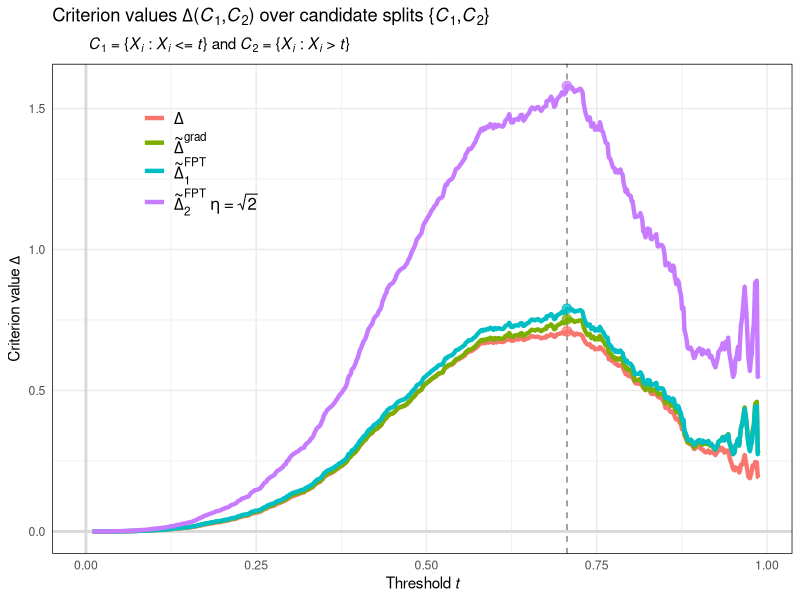

Here is the R script that generated this plot:
####################################################################################################
# example-criteria-comparison.R
# Toy model to form a visual comparison of the target \Delta splitting criterion, the
# approximate \widetilde\Delta criterion specified by GRF-grad, and the approximate
# \tilde\Delta criteria specified by GRF-FPT under "step size" \eta = 1 and \eta = \sqrt{2}.
#
# Data-generating model (VCM):
#   Y_i = W_i^\top \theta^*(X_i) + \espilon_i
# where
#   * covariates X_i ~ Unif[0,1] (1-dimensional uniform),
#   * regressors W_i ~ N_2(0, I) (2-dimension Gaussian),
#   * noise \epsilon_i ~ N(0, 1),
#   * VCM effect functions \theta^*(x) = (\theta_1^*(x), \theta_2^*(x)) where
#       \theta_1^*(x) := \sin(2 \pi x),
#       \theta_2^*(x) := x.
#
####################################################################################################
library(ggplot2)
library(tidyr)
library(purrr)
library(dplyr)

#--------------------------------------------------
#----- Helper functions
#--------------------------------------------------
#--- VCM effect functions for K = 2
theta_FUN <- function(x) c(sin(2 * pi * x), x)

#--- VCM score function
psi_FUN <- function(theta, nu, yvec, wmat) {
  D <- cbind(1, wmat)
  params <- c(nu, theta)
  sweep(D, 1, yvec - D %*% params, FUN = "*")
}

#--- OLS coefficient calculator (used for \hat\theta_C)
lmcoef_FUN <- function(yvec, wmat) unname(coef(lm(yvec ~ wmat)))

#--- Child \hat\theta_C calculator
thetahatC_FUN <- function(C, yvec, wmat) {
  yy <- yvec[C]
  ww <- wmat[C,,drop=F]
  lmcoef_FUN(yy, ww)[-1]
}
#--- Child \tilde\theta_C calculator 
thetatildeC_FUN <- function(C, theta0, rho) theta0 + colMeans(rho[C,,drop=F])

#--- Gradient matrix estimator -A_P
A_FUN <- function(wmat) -crossprod(cbind(1, wmat))/nrow(wmat)

#--------------------------------------------------
#----- Generate data
#--------------------------------------------------
set.seed(1)
n <- 5000
K <- 2
sig.eps <- 1
sig.W <- 1

eta.new <- sqrt(2)

#--- "Selector" matrix such that \xi^\top (nu, \theta_1, \theta_2) = (\theta_1, \theta_2)
xi <- diag(c(0, rep(1, K)), nrow = K + 1, ncol = K + 1)[,-1]

#--- Covariates, regressors, noise, effects, outcomes
X <- matrix(sort(runif(n * 1)), nrow = n)
W <- matrix(rnorm(n * K, 0, sig.W), nrow = n)
eps <- rnorm(n, 0, sig.eps)
thetaX <- t(apply(X, 1, theta_FUN))
Y <- rowSums(thetaX * W) + eps

#--------------------------------------------------
#----- Compute criteria by definition
#--------------------------------------------------
lmcoefs.P <- lmcoef_FUN(Y, W)
thetahat.P <- lmcoefs.P[-1]
nuhat.P <- lmcoefs.P[1]

psi.P <- psi_FUN(thetahat.P, nuhat.P, Y, W)
A.P <- A_FUN(W)
A.Pinv <- solve(A.P)

rho.grad <- -t(t(xi) %*% A.Pinv %*% t(psi.P))
rho.FPT <- 1 * t(t(xi) %*% t(psi.P))

thresholds <- X[-length(X),] + diff(X)/2
thresholds <- tail(head(thresholds, -50),-50)
thresholds <- thresholds[seq(1, length(thresholds), by = 10)]

idx <- lapply(thresholds, function(thresh) X <= thresh)
C.list <- lapply(idx, function(i) list(C1 = which(i), C2 = which(!i)))

#--- Compute fitted versions of \theta
theta.fits <- lapply(C.list, function(split) {
  lapply(split, function(Cj) {
    thetahat <- thetahatC_FUN(Cj, Y, W)
    thetatilde.grad <- thetatildeC_FUN(Cj, thetahat.P, rho.grad)
    thetatilde.FPT  <- thetatildeC_FUN(Cj, thetahat.P, rho.FPT)
    thetatilde.FPT2 <- thetatildeC_FUN(Cj, thetahat.P, eta.new * rho.FPT)
    list(hat = thetahat, 
         tilde.grad = thetatilde.grad, 
         tilde.FPT  = thetatilde.FPT,
         tilde.FPT2 = thetatilde.FPT2)
  }) |> 
    purrr::list_transpose() |>
    lapply(simplify2array)
}) |>
  purrr::list_transpose() |>
  lapply(simplify2array)

#--- Extract fits
thetahat.C1 <- t(theta.fits$hat[,"C1",])
thetatilde.C1.grad <- t(theta.fits$tilde.grad[,"C1",])
thetatilde.C1.FPT  <- t(theta.fits$tilde.FPT[,"C1",])
thetatilde.C1.FPT2 <- t(theta.fits$tilde.FPT2[,"C1",])

thetahat.C2 <- t(theta.fits$hat[,"C2",])
thetatilde.C2.grad <- t(theta.fits$tilde.grad[,"C2",])
thetatilde.C2.FPT  <- t(theta.fits$tilde.FPT[,"C2",])
thetatilde.C2.FPT2 <- t(theta.fits$tilde.FPT2[,"C2",])

#--- Compute criteria and maximizing indices
crit.coef <- sapply(C.list, function(splits) length(splits$C1) * length(splits$C1)/n^2)
Delta <- crit.coef * apply(thetahat.C1 - thetahat.C2, 1, function(x) sum(x^2))
Deltatilde.grad <- crit.coef * apply(thetatilde.C1.grad - thetatilde.C2.grad, 1, function(x) sum(x^2))
Deltatilde.FPT  <- crit.coef * apply(thetatilde.C1.FPT - thetatilde.C2.FPT, 1, function(x) sum(x^2))
Deltatilde.FPT2 <- crit.coef * apply(thetatilde.C1.FPT2 - thetatilde.C2.FPT2, 1, function(x) sum(x^2))

Delta.list <- list(
  target = Delta,
  grad   = Deltatilde.grad,
  FPT    = Deltatilde.FPT,
  FPT2   = Deltatilde.FPT2
)

#--------------------------------------------------
#----- Plots
#--------------------------------------------------
gg_color_hue <- function(n) {
  hues = seq(15, 375, length = n + 1)
  hcl(h = hues, l = 65, c = 100)[1:n]
}

my.cols <- gg_color_hue(4)

df.Delta <- mapply(
  function(dlt, id) bind_cols(threshold = thresholds, Delta = dlt, id = id),
  Delta.list, 
  list("target", "grad", "FPT", "FPT2"), 
  SIMPLIFY = FALSE) |>
  bind_rows() |>
  mutate(id = factor(id, levels = c("target", "grad", "FPT", "FPT2")))

Delta.max <- sapply(Delta.list, function(dlt) {
  c("x" = thresholds[which.max(dlt)], "y" = max(dlt))
})

plt <- ggplot(df.Delta, aes(x = threshold, y = Delta, color = id)) + 
  labs(y = expression("Criterion value"~Delta),
       x = expression("Threshold "*italic(t))) +
  ggtitle(expression("Criterion values"~Delta*"("*phantom("")*italic(C)[1]*","*italic(C)[2]*")"~"over candidate splits"~"{"*phantom("")*italic(C)[1]*","*italic(C)[2]*"}"),
          subtitle = expression(
            "\t"~italic(C)[1]~"= {"*phantom("")*italic(X)[italic(i)]*" : "*italic(X)[italic(i)]*" <= "*italic(t)*"}"~"and"~italic(C)[2]~"= {"*phantom("")*italic(X)[italic(i)]*" : "*italic(X)[italic(i)]*" > "*italic(t)*"}")
  ) + 
  geom_vline(xintercept = 0, linewidth = 1, color = "gray85") + 
  geom_hline(yintercept = 0, linewidth = 1, color = "gray85") + 
  geom_vline(xintercept = thresholds[which.max(Delta)], linewidth = 0.5, color = "gray50", lty = "dashed") + 
  geom_line(linewidth = 1.5) + 
  annotate("point", x = Delta.max["x", "target"], y = Delta.max["y", "target"], color = ggplot2::alpha(my.cols[1], 0.75), size = 3) + 
  annotate("point", x = Delta.max["x", "grad"], y = Delta.max["y", "grad"], color = ggplot2::alpha(my.cols[2], 0.75), size = 3) + 
  annotate("point", x = Delta.max["x", "FPT"], y = Delta.max["y", "FPT"], color = ggplot2::alpha(my.cols[3], 0.75), size = 3) + 
  annotate("point", x = Delta.max["x", "FPT2"], y = Delta.max["y", "FPT2"], color = ggplot2::alpha(my.cols[4], 0.75), size = 3) + 
  scale_color_manual(
    values = my.cols,
    labels = expression(Delta, 
                        tilde(Delta)^{grad}, 
                        tilde(Delta)[1]^{FPT}, 
                        tilde(Delta)[2]^{FPT}~eta~"="~sqrt(2))) + 
  theme_minimal() +
  theme(
    panel.border = element_rect(fill = NA),
    legend.text = element_text(size = 12),
    legend.title = element_blank(),
    legend.position = "inside",
    legend.position.inside = c(0.2,0.8)
  )
pdf("figures/example-criteria-comparison.pdf", width = 7, height = 6)
plt
dev.off()